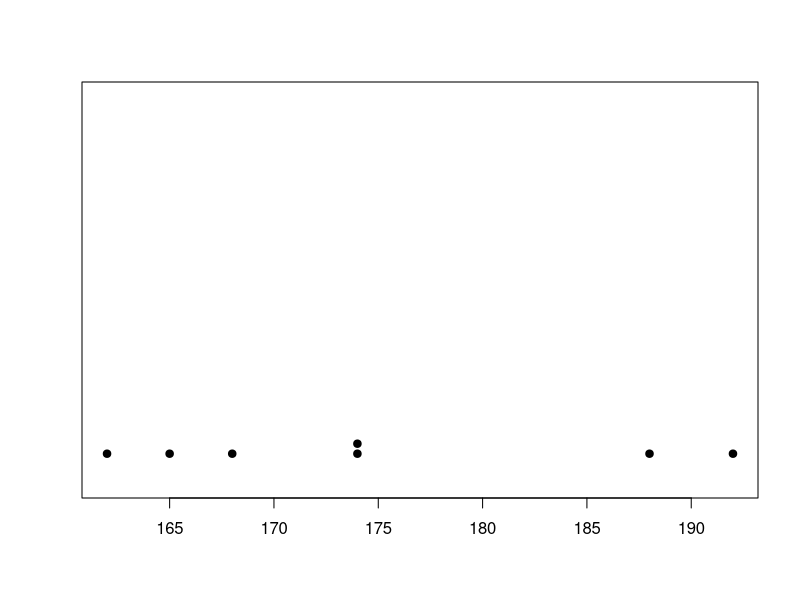

Write the R code that produced this figure.
## Меры центральной тенденции: среднее и медиана

height <- c(174, 162, 188, 192, 165, 168, 174)
stripchart(height, method = "stack", offset = .5, at = .15, pch = 19)
mean(height)
sum(height)/length(height)
median(height)

order(height)
height[order(height)]

height <- c(height, 225)
mean(height)
median(height)
mean(height, trim=1/8)

## Меры разброса: стандартное отклонение и квантили

var(height)
sum((height-mean(height))^2)/(length(height)-1)

sd(height)
sqrt( sum((height-mean(height))^2)/(length(height)-1) )

summary(height)

max(height) - min(height)
IQR(height)

summary(height)
height[order(height)]
